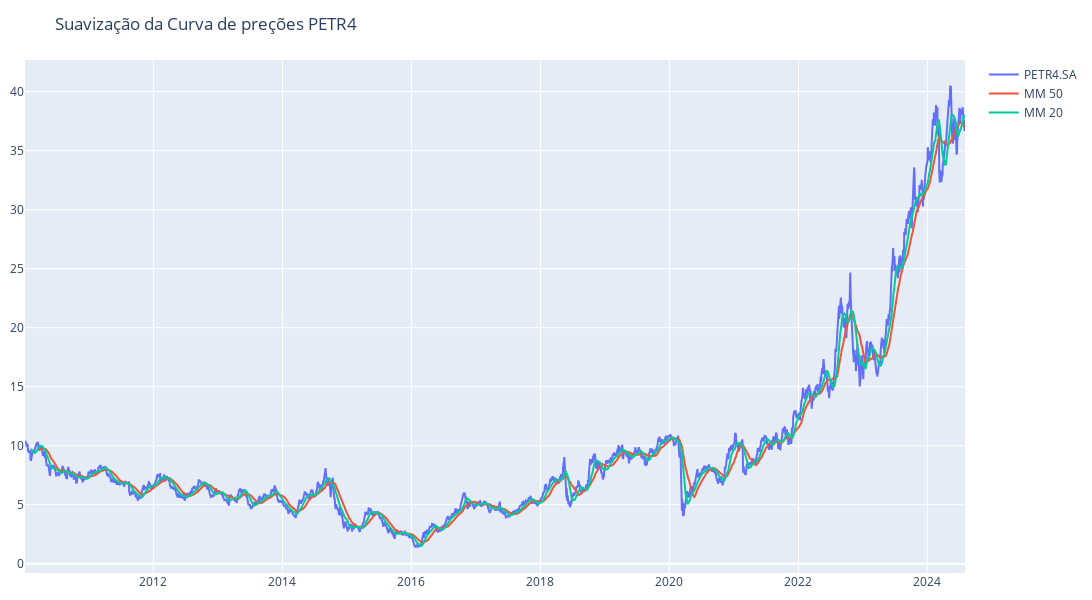

Notebook code for this chart:
### Code cell
fig = go.Figure()

fig.add_trace(go.Scatter(x=petros.index, y=petros["PETR4.SA"], name="PETR4.SA"))
fig.add_trace(go.Scatter(x=petros.index, y=petros["MM50"], name="MM 50"))
fig.add_trace(go.Scatter(x=petros.index, y=petros["MM20"], name="MM 20"))

fig.update_layout(
    width=1200,
    height=600,
    xaxis_rangeslider_visible=False,
    title_text="Suavização da Curva de preções PETR4",
    margin=dict(l=10, r=20, b=20, t=60),
)

### Figure 1 — Plotly figure (JSON) as saved in the notebook; plotly's stock layout.template omitted (floating-point values rounded to 4 significant figures; data arrays with more than 128 entries replaced by an {"elided": "..."} marker saying what was removed)
{"data": [{"name": "PETR4.SA", "type": "scatter", "x": {"elided": "3621 str values"}, "y": {"elided": "3621 float values"}}, {"name": "MM 50", "type": "scatter", "x": {"elided": "3621 str values"}, "y": {"elided": "3621 float values"}}, {"name": "MM 20", "type": "scatter", "x": {"elided": "3621 str values"}, "y": {"elided": "3621 float values"}}], "layout": {"height": 600, "margin": {"b": 20, "l": 10, "r": 20, "t": 60}, "title": {"text": "Suavização da Curva de preções PETR4"}, "width": 1200, "xaxis": {"rangeslider": {"visible": false}}}}
